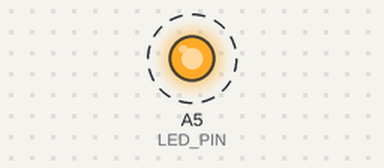
The sketch below on a simulated Arduino Uno, built with avr-gcc and run on an emulated ATmega328P. On the bench: output pins drawn as LEDs (lit = HIGH). Dashed ring = blinking.

Above: at 0.5 s.
Timing chart, 0 to 4.6 s (numbered marks = the images above):
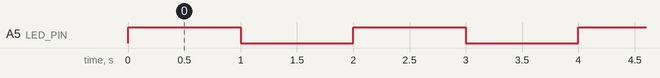

Measured:
- by itself, A5 (LED_PIN): alternates HIGH for 1.0 s and LOW for 1.0 s

The sketch:

pro_mini_i2c_test.ino
```cpp
#define LED_PIN A5
void setup() {
  // put your setup code here, to run once:
  pinMode(LED_PIN, OUTPUT);
}

int flagOn = 0;
void loop() {
  // put your main code here, to run repeatedly:

  if(flagOn == 0)
  {
    flagOn = 1;
    digitalWrite(LED_PIN, HIGH);
  }
  else
  {
    flagOn = 0;
    digitalWrite(LED_PIN, LOW);
  }

  delay(1000);
}
```
